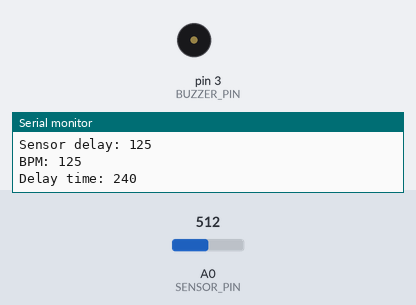
Recording of a sketch running on a simulated Arduino Uno, built with avr-gcc and run on an emulated ATmega328P. Shown: buzzer (waves = sounding), the last lines printed to the serial monitor. The inputs (shaded band) are chosen by the test bench; at power-on: A0 (SENSOR_PIN) = 512.

Above: at 3.6 s.
3.7 s: A0 (SENSOR_PIN) set to 124
At 6.1 s:
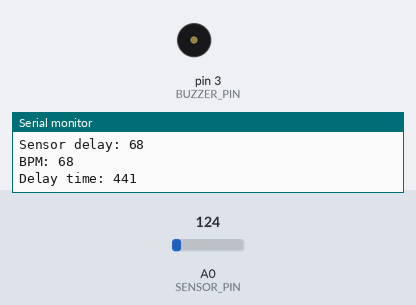
7.4 s: A0 (SENSOR_PIN) set to 110
Timing chart, 0 to 17.1 s (numbered marks = the images above; inputs shaded):
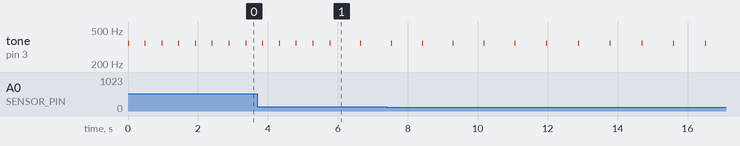

Measured:
- by itself, tone on pin 3 (BUZZER_PIN): alternates 350 Hz for 0.01 s and silent for 0.90 s

The sketch:

buzzer_with_rotate.ino
```cpp
// Pin assignments
const int SENSOR_PIN = A0;   // Rotary angle sensor input pin
const int BUZZER_PIN = 3;    // Buzzer output pin

// Variables
int sensorValue = 0;         // Current sensor value
int buzzerVolume = 128;      // Buzzer volume, range from 0 to 255
int buzzerPitch = 350;       // Buzzer pitch, in Hz
int delayTime = 500;         // Delay time between TIK TIK patterns, in milliseconds

void setup() {
  // Set up buzzer pin as output
  pinMode(BUZZER_PIN, OUTPUT);

  // Serial communication for debugging
  Serial.begin(9600);
}

void loop() {
  // Read sensor value and map it to a delay between 50 and 200 ms
  sensorValue = analogRead(SENSOR_PIN);
  int sensorDelay = map(sensorValue, 0, 1023, 50, 200);

  // Map sensor value to BPM between 50 and 200
  int bpm = map(sensorValue, 0, 1023, 50, 200);
  // Calculate delay time in ms based on BPM
  delayTime = 60000 / bpm / 2;

  // Debugging output
  Serial.print("Sensor value: ");
  Serial.println(sensorValue);
  Serial.print("Sensor delay: ");
  Serial.println(sensorDelay);
  Serial.print("BPM: ");
  Serial.println(bpm);
  Serial.print("Delay time: ");
  Serial.println(delayTime);

  // Play TIK TIK pattern on the buzzer
  for (int i = 0; i < 6; i++) {
    analogWrite(BUZZER_PIN, buzzerVolume); // Set buzzer volume
    tone(BUZZER_PIN, buzzerPitch, 10);     // Play tone for 10 ms
    delay(delayTime);                      // Wait for specified delay time
    noTone(BUZZER_PIN);                    // Turn off buzzer
    delay(delayTime);                      // Wait for specified delay time
  }

}
```
